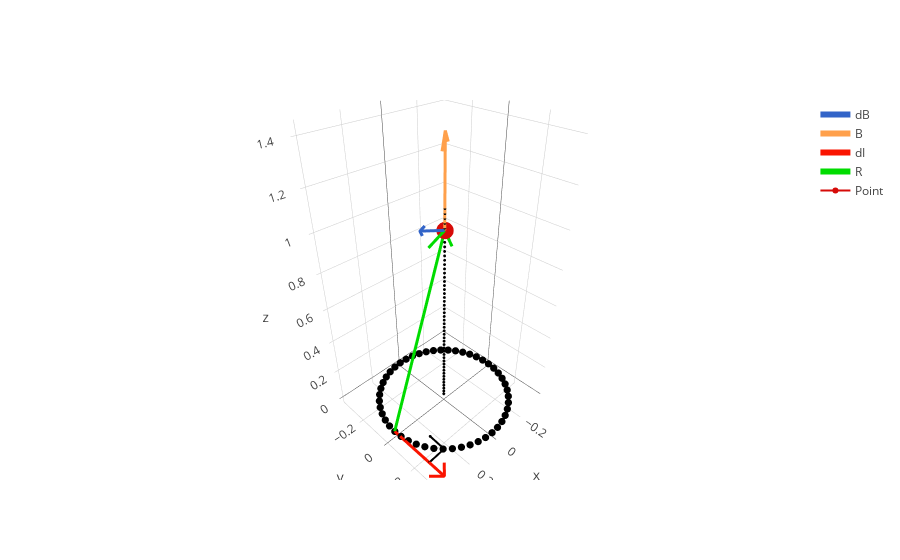

Write notebook code for a chart like this one.
### Markdown cell above
# 3. Visualising the Results <a id="three"></a>

We use the package 'Plotly' to plot all the vectors that we have found. Each vector with its required plotting information comprises a `trace`. Plotly's `iplot` command (that actually generates the plot) takes in a `fig` dictionary that has an array of these traces as an argument. Each trace is a dictionary generated by Plotly's `go.Scatter3d` command and contains the following: 

* The nature of the plot. A scatter plot in 3D can either be a point, or a line. The vectors in this plot are plotted as lines and the point itself is plotted as a point.
* X,Y,Z coordinates: If the plot is a line, the X,Y,Z coordinates must be specified with a start and end point. The start point is the origin of the vector and the end point is the origin + the required component of the vector. 
* The color of the plot, specified in RGB coordinates. 

Feel free to adjust / remove any of the traces and see the result. Also, the plot is dynamic - feel free to drag / zoom / rotate!

### Note on Arrows: 

As we are plotting vectors and Plotly doesn't have inbuilt functionality for arrows, we need to specifically draw traces for arrows. Arrows are comprised of: 
* The **shaft**: This is the vector you are plotting 
* The **wings**: These are two vectors at a $45^{o}$ angle from the shaft that give the arrow its shape 

The `Arrows.py` module / python script in this directory contains a script for calculating wing traces for desired vectors. This generates the `traces` for both the **shaft** and **wings** using Plotly. For each of the vectors that we have found, namely:  **d**I, **d**B, **r**, and **B** - we generate 3D and 2D arrows accordingly. Other characeristic features of the diagram like the current loop, axis of the loop, position of the point and arrow indicating the direction of current are drawn using Plotly directly in this notebook.

### Code cell
import Arrows as ar

dB_witharrow = ar.Arrow3D(cart_coords = dB,offset=P,width=6,color='rgb(50,100,200)',ratio=3,legend_status=True,label="dB",fraction=0.2)
dB_traces = dB_witharrow.data; 

B_witharrow = ar.Arrow3D(cart_coords = B,offset=P,width=6,color='rgb(255,160,75)',ratio=4,legend_status=True,label="B",fraction=0.2)
B_traces = B_witharrow.data; 

dI_witharrow = ar.Arrow2D(cart_coords = [dI[0],dI[1]],offset=[a*np.cos(phi_scal),a*np.sin(phi_scal)],width=6,color='rgb(250,20,0)',ratio=1,legend_status=True,label="dI")
dI_traces = dI_witharrow.data

R_witharrow = ar.Arrow3D(cart_coords = r_vec,offset=[a*np.cos(phi_scal),a*np.sin(phi_scal),0],width=6,color='rgb(0,220,0)',ratio=1,legend_status=True,label="R",fraction=0.1)
R_traces = R_witharrow.data; 


Circletrace = go.Scatter3d( 
                            x =  xc ,
                            y = yc,
                            z = zc,
                            mode = "markers",
                            marker = dict(symbol="circle",size=2.5,opacity=1,color= 'rgb(0,0,0)'),
                            showlegend =False
                          );


Circle_arrow = go.Scatter3d(
                            x = [a*np.cos(np.pi/4)-0.0025,a*np.cos(np.pi/4),a*np.cos(np.pi/4)+0.1], 
                            y = [a*np.sin(np.pi/4)-0.1,a*np.sin(np.pi/4),a*np.sin(np.pi/4)+0.0025], 
                            z = [0,0,0], 
                            mode = 'line',
                            line = dict(width = 4,color = 'rgb(0,0,0)'),
                            marker = dict(symbol="circle",size = 1, opacity =1,color= 'rgb(0,0,0)'),
                            showlegend = False,
                            );

Axial_line = go.Scatter3d(
                         x = x_axial, 
                         y = y_axial,
                         z = z_axial,
                         name = "axial",
                         mode = "markers",
                         marker = dict(symbol="circle",size = 1, opacity =1,color= 'rgb(0,0,0)'),
                         showlegend = False,
                         );

Pointtrace = go.Scatter3d(
                          x = [P[0]],
                          y= [P[1]],
                          z=[P[2]],
                          name = 'Point',
                          marker = dict(size=6, color= 'rgb(214,11,8)')
                         )


result= [dB_traces[0],dB_traces[1],B_traces[0],B_traces[1],dI_traces[0],dI_traces[1],R_traces[0],R_traces[1],Circletrace,Pointtrace,Axial_line,Circle_arrow]
fig = dict(data=result)

iplot(fig)

### Figure 1 — Plotly figure (JSON) as saved in the notebook; plotly's stock layout.template omitted (floating-point values rounded to 4 significant figures)
{"data": [{"line": {"color": "rgb(50,100,200)", "width": 6}, "mode": "lines", "name": "dB", "showlegend": true, "type": "scatter3d", "x": [0, 0.1405], "y": [0, 0], "z": [1, 1.049]}, {"line": {"color": "rgb(50,100,200)", "width": 6}, "mode": "lines", "showlegend": false, "type": "scatter3d", "x": [0.1276, 0.1405, 0.1137], "y": [0, 0, 0], "z": [1.022, 1.049, 1.062]}, {"line": {"color": "rgb(255,160,75)", "width": 6}, "mode": "lines", "name": "B", "showlegend": true, "type": "scatter3d", "x": [0, 4.36e-17], "y": [0, 2.836e-17], "z": [1, 1.412]}, {"line": {"color": "rgb(255,160,75)", "width": 6}, "mode": "lines", "showlegend": false, "type": "scatter3d", "x": [0.04884, 4.36e-17, -0.04884], "y": [0.03177, 2.836e-17, -0.03177], "z": [1.354, 1.412, 1.354]}, {"line": {"color": "rgb(250,20,0)", "width": 6}, "mode": "lines", "name": "dI", "showlegend": true, "type": "scatter3d", "x": [0.35, 0.35], "y": [0, 0.35], "z": [0, 0]}, {"line": {"color": "rgb(250,20,0)", "width": 6}, "mode": "lines", "showlegend": false, "type": "scatter3d", "x": [0.3005, 0.35, 0.3995], "y": [0.3005, 0.35, 0.3005], "z": [0, 0, 0]}, {"line": {"color": "rgb(0,220,0)", "width": 6}, "mode": "lines", "name": "R", "showlegend": true, "type": "scatter3d", "x": [0.35, 0], "y": [0, 0], "z": [0, 1]}, {"line": {"color": "rgb(0,220,0)", "width": 6}, "mode": "lines", "showlegend": false, "type": "scatter3d", "x": [-0.04596, 0, 0.09546], "y": [4.849e-17, 0, 3.117e-17], "z": [0.9045, 1, 0.954]}, {"marker": {"color": "rgb(0,0,0)", "opacity": 1, "size": 2.5, "symbol": "circle"}, "mode": "markers", "showlegend": false, "type": "scatter3d", "x": [0.35, 0.3471, 0.3386, 0.3244, 0.305, 0.2805, 0.2514, 0.2182, 0.1814, 0.1417, 0.09958, 0.05586, 0.01122, -0.03361, -0.07788, -0.1209, -0.1619, -0.2002, -0.2353, -0.2665, -0.2933, -0.3153, -0.3322, -0.3435, -0.3493, -0.3493, -0.3435, -0.3322, -0.3153, -0.2933, -0.2665, -0.2353, -0.2002, -0.1619, -0.1209, -0.07788, -0.03361, 0.01122, 0.05586, 0.09958, 0.1417, 0.1814, 0.2182, 0.2514, 0.2805, 0.305, 0.3244, 0.3386, 0.3471, 0.35], "y": [0, 0.04476, 0.08878, 0.1313, 0.1718, 0.2093, 0.2435, 0.2736, 0.2993, 0.32, 0.3355, 0.3455, 0.3498, 0.3484, 0.3412, 0.3285, 0.3103, 0.2871, 0.2591, 0.2269, 0.1909, 0.1519, 0.1103, 0.06691, 0.02242, -0.02242, -0.06691, -0.1103, -0.1519, -0.1909, -0.2269, -0.2591, -0.2871, -0.3103, -0.3285, -0.3412, -0.3484, -0.3498, -0.3455, -0.3355, -0.32, -0.2993, -0.2736, -0.2435, -0.2093, -0.1718, -0.1313, -0.08878, -0.04476, -8.573e-17], "z": [0, 0, 0, 0, 0, 0, 0, 0, 0, 0, 0, 0, 0, 0, 0, 0, 0, 0, 0, 0, 0, 0, 0, 0, 0, 0, 0, 0, 0, 0, 0, 0, 0, 0, 0, 0, 0, 0, 0, 0, 0, 0, 0, 0, 0, 0, 0, 0, 0, 0]}, {"marker": {"color": "rgb(214,11,8)", "size": 6}, "name": "Point", "type": "scatter3d", "x": [0], "y": [0], "z": [1]}, {"marker": {"color": "rgb(0,0,0)", "opacity": 1, "size": 1, "symbol": "circle"}, "mode": "markers", "name": "axial", "showlegend": false, "type": "scatter3d", "x": [0, 0, 0, 0, 0, 0, 0, 0, 0, 0, 0, 0, 0, 0, 0, 0, 0, 0, 0, 0, 0, 0, 0, 0, 0, 0, 0, 0, 0, 0, 0, 0, 0, 0, 0, 0, 0, 0, 0, 0, 0, 0, 0, 0, 0, 0, 0, 0, 0, 0], "y": [0, 0, 0, 0, 0, 0, 0, 0, 0, 0, 0, 0, 0, 0, 0, 0, 0, 0, 0, 0, 0, 0, 0, 0, 0, 0, 0, 0, 0, 0, 0, 0, 0, 0, 0, 0, 0, 0, 0, 0, 0, 0, 0, 0, 0, 0, 0, 0, 0, 0], "z": [0, 0.02245, 0.0449, 0.06735, 0.0898, 0.1122, 0.1347, 0.1571, 0.1796, 0.202, 0.2245, 0.2469, 0.2694, 0.2918, 0.3143, 0.3367, 0.3592, 0.3816, 0.4041, 0.4265, 0.449, 0.4714, 0.4939, 0.5163, 0.5388, 0.5612, 0.5837, 0.6061, 0.6286, 0.651, 0.6735, 0.6959, 0.7184, 0.7408, 0.7633, 0.7857, 0.8082, 0.8306, 0.8531, 0.8755, 0.898, 0.9204, 0.9429, 0.9653, 0.9878, 1.01, 1.033, 1.055, 1.078, 1.1]}, {"line": {"color": "rgb(0,0,0)", "width": 4}, "marker": {"color": "rgb(0,0,0)", "opacity": 1, "size": 1, "symbol": "circle"}, "mode": "line", "showlegend": false, "type": "scatter3d", "x": [0.245, 0.2475, 0.3475], "y": [0.1475, 0.2475, 0.25], "z": [0, 0, 0]}], "layout": {}}
